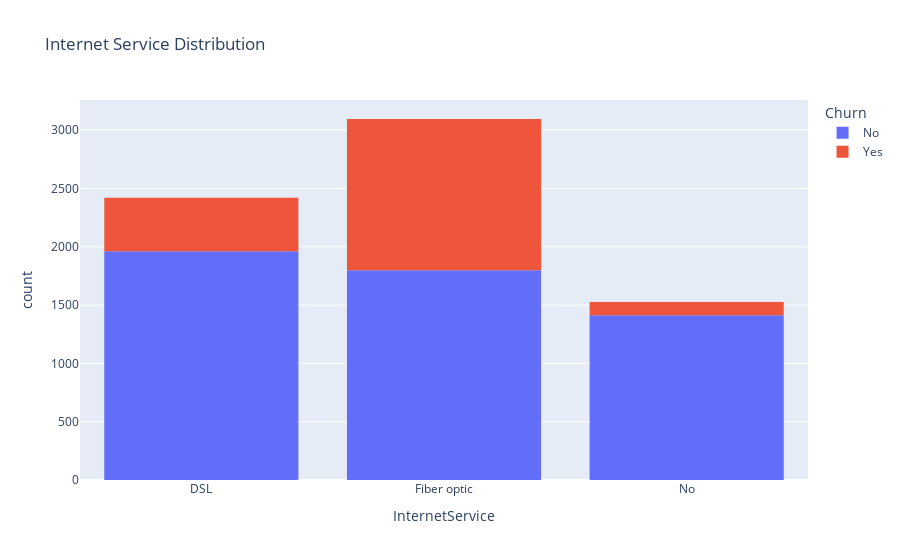

The cell this chart's notebook holds for it:
### Code cell
fig = px.histogram(
    data_frame=df,
    x="InternetService",
    color="Churn",
    title="Internet Service Distribution",
)

fig.show()

### Figure 1 — Plotly figure (JSON) as saved in the notebook; plotly's stock layout.template omitted (floating-point values rounded to 4 significant figures; data arrays with more than 128 entries replaced by an {"elided": "..."} marker saying what was removed)
{"data": [{"alignmentgroup": "True", "bingroup": "x", "hovertemplate": "Churn=No<br>InternetService=%{x}<br>count=%{y}<extra></extra>", "legendgroup": "No", "marker": {"color": "#636efa", "pattern": {"shape": ""}}, "name": "No", "offsetgroup": "No", "orientation": "v", "showlegend": true, "type": "histogram", "x": {"elided": "5174 str values"}, "xaxis": "x", "yaxis": "y"}, {"alignmentgroup": "True", "bingroup": "x", "hovertemplate": "Churn=Yes<br>InternetService=%{x}<br>count=%{y}<extra></extra>", "legendgroup": "Yes", "marker": {"color": "#EF553B", "pattern": {"shape": ""}}, "name": "Yes", "offsetgroup": "Yes", "orientation": "v", "showlegend": true, "type": "histogram", "x": {"elided": "1869 str values"}, "xaxis": "x", "yaxis": "y"}], "layout": {"barmode": "relative", "legend": {"title": {"text": "Churn"}, "tracegroupgap": 0}, "title": {"text": "Internet Service Distribution"}, "xaxis": {"anchor": "y", "domain": [0, 1], "title": {"text": "InternetService"}}, "yaxis": {"anchor": "x", "domain": [0, 1], "title": {"text": "count"}}}}
